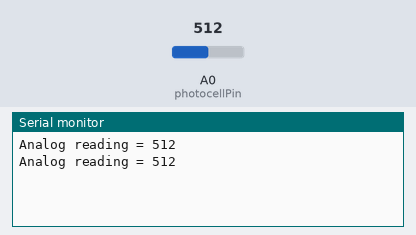
This sketch was run on a simulated Arduino Uno, built with avr-gcc and run on an emulated ATmega328P. On the bench: the last lines printed to the serial monitor. The test bench sets the inputs (shaded band); at power-on: A0 (photocellPin) = 512.

Above: at 1.8 s.
1.9 s: A0 (photocellPin) set to 716
At 2.8 s:
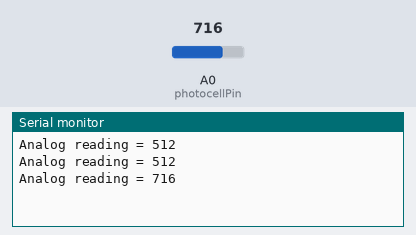
3.4 s: A0 (photocellPin) set to 900
At 4.6 s:
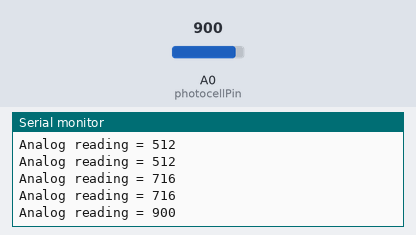
Timing chart, 0 to 6.4 s (numbered marks = the images above; inputs shaded):
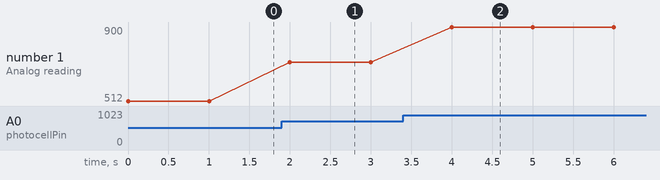

The sketch:

test_ldr.ino
```cpp
int photocellPin = A0;
int photocellReading;

int sensorMin = 0;
int sensorMax = 1023;

int SensorLdr=0;

void setup() {
  Serial.begin(9600);
  pinMode(photocellPin,INPUT);
}

void loop() {
  photocellReading = analogRead(photocellPin);
  //SensorLdr=map(photocellReading,sensorMin, sensorMax, 0, 100);
  Serial.print("Analog reading = ");
  Serial.println(photocellReading);
  delay(1000);
}
```

Measured:
- after the input at 1.9 s, the serial monitor: prints a new line after 0.10 s (image 1)
- after the input at 3.4 s, the serial monitor: prints a new line after 0.60 s (image 2)
- plotted number 1: 512 → 716 after the input at 1.9 s, 716 → 900 after the input at 3.4 s
